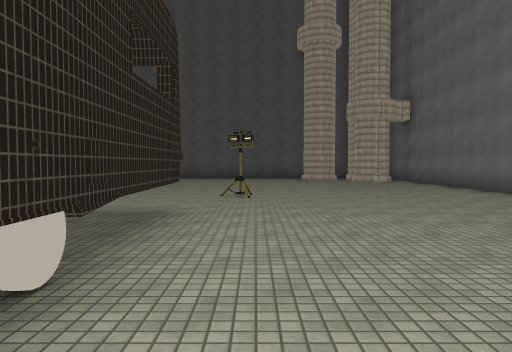
View 1 (above)

24 first-person views from a walk through a Unity game level. The camera is 1.4 m above the floor, tilts 2° down and sees 70° across. The floor is counted in squares, 2 m on a side. Each view is taken from the middle of a square. On the plan, view 1 faces up. The plan holds only what a view shows up to about 11 squares ahead; the rest is blank. The place goes on beyond the plan. The player character is not drawn. Some surface patterns are stand-ins.

View 2
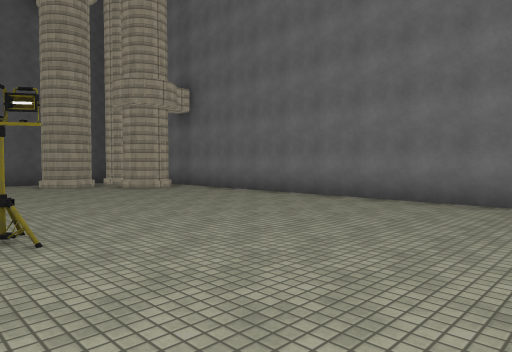

View 3
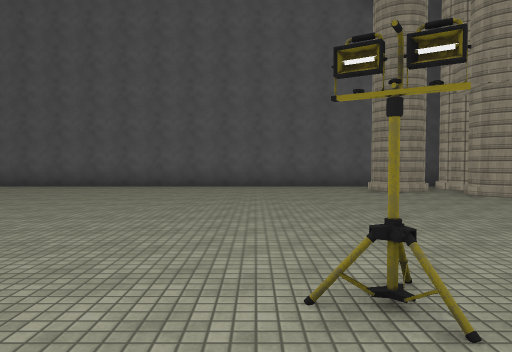

View 4
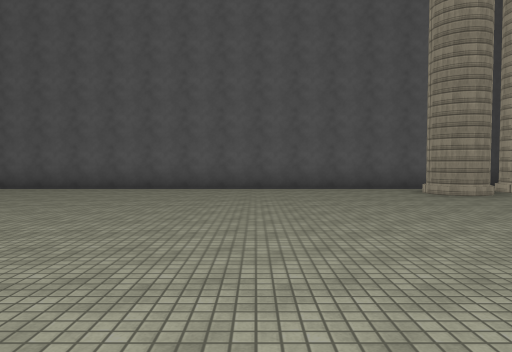

View 5
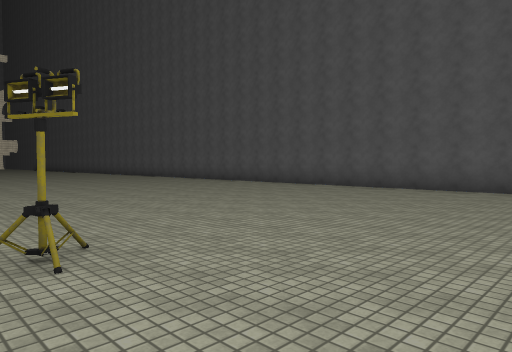

View 6
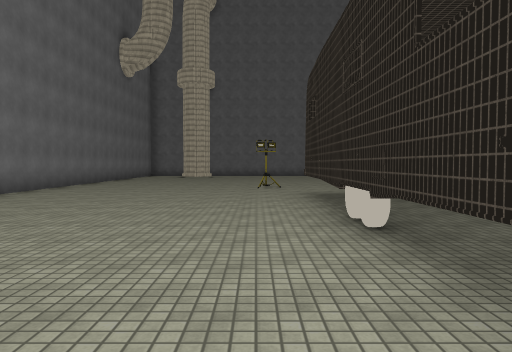

View 7
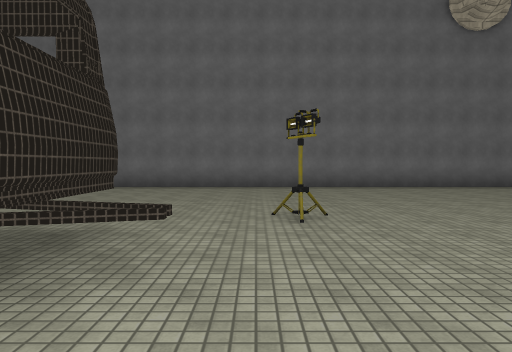

View 8
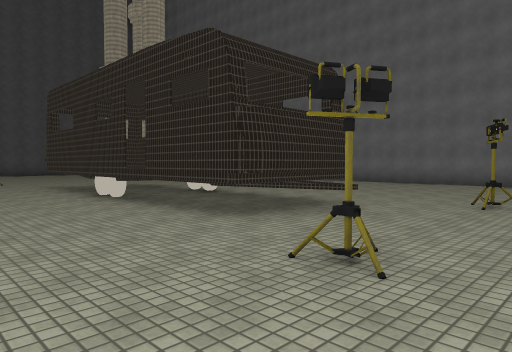

View 9
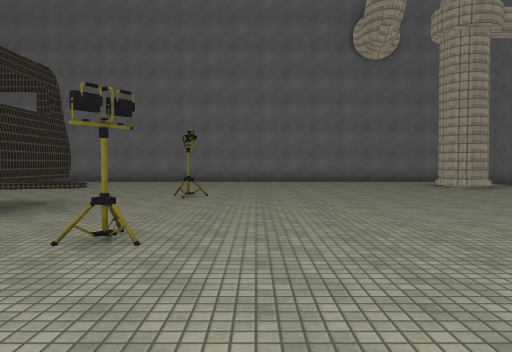

View 10
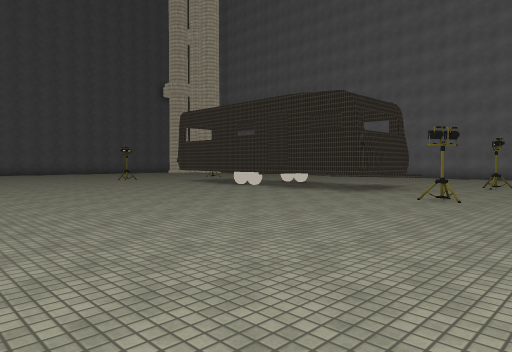

View 11
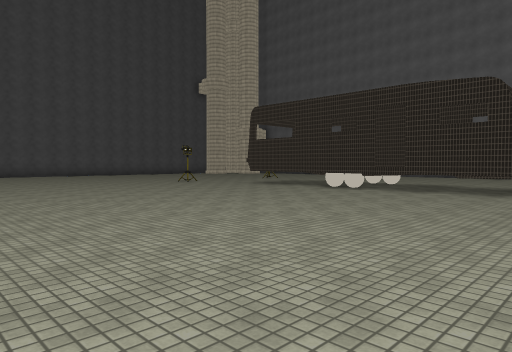

View 12
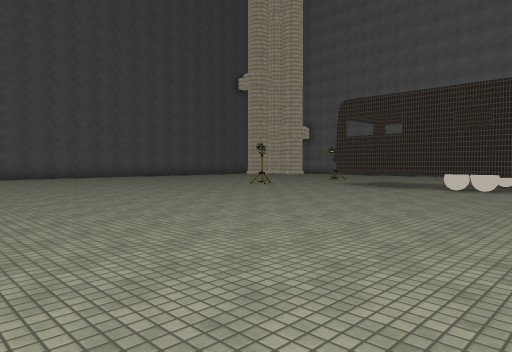

View 13
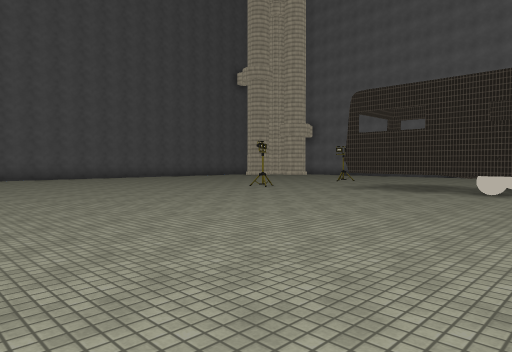

View 14
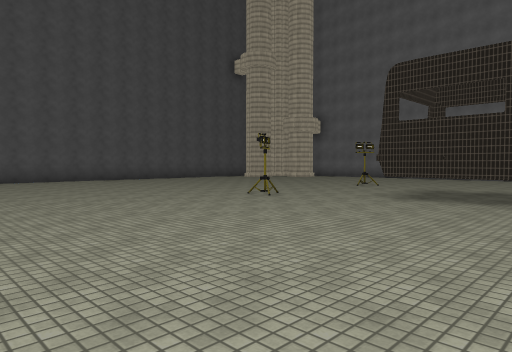

View 15
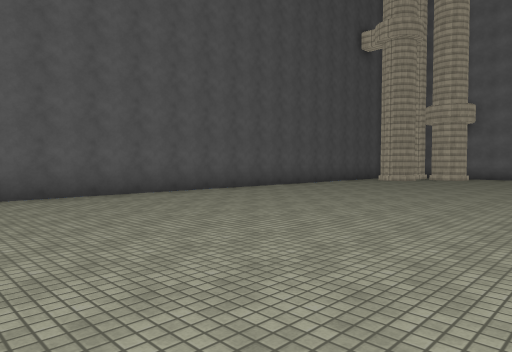

View 16
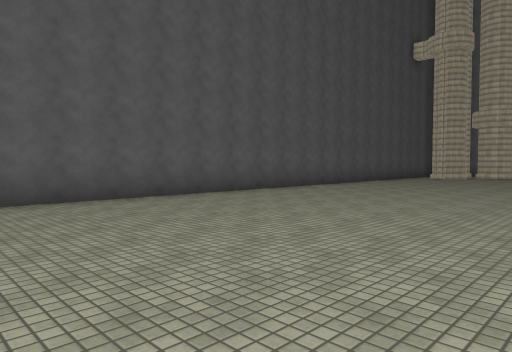

View 17
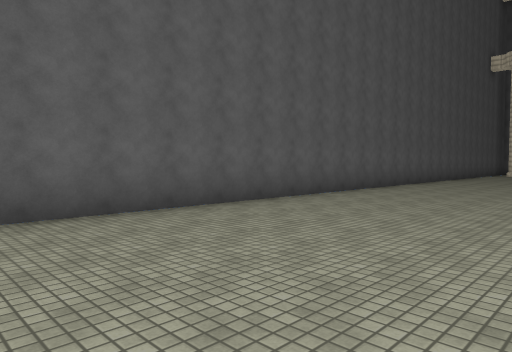

View 18
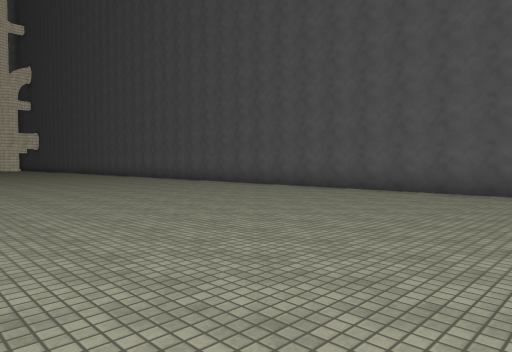

View 19
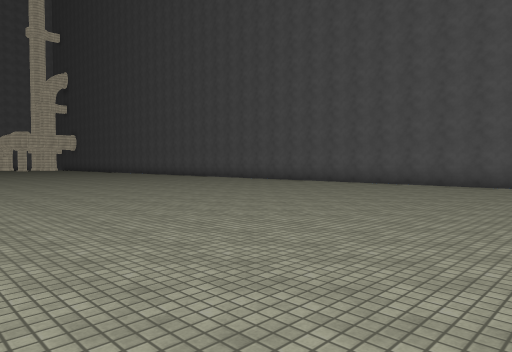

View 20
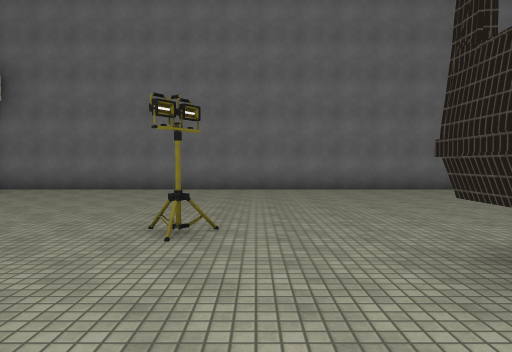

View 21
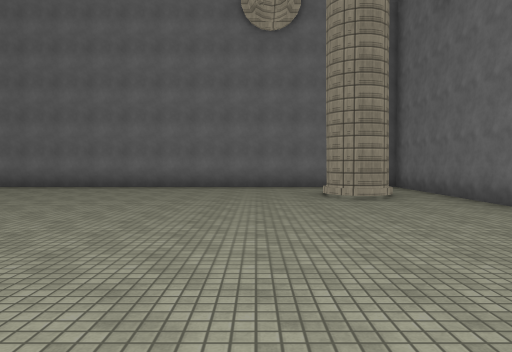

View 22
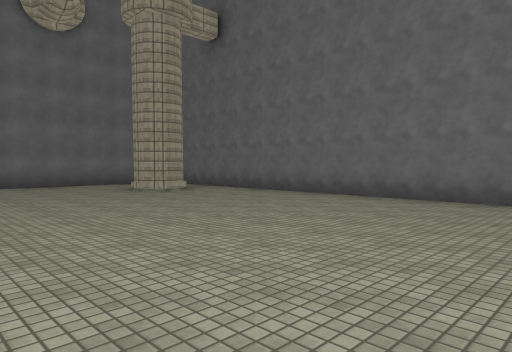

View 23
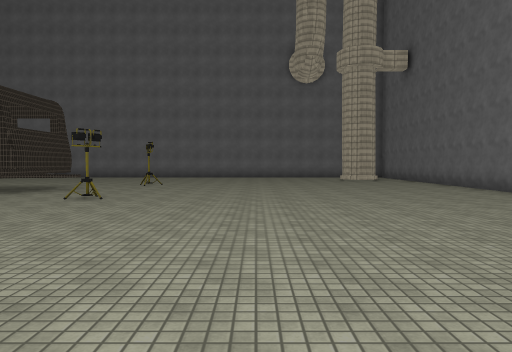

View 24
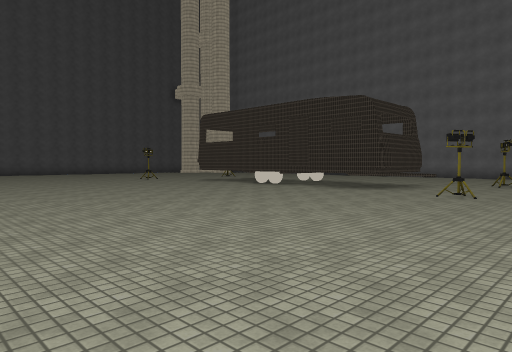

### Floor plan
Key: @ floor where view 1 was taken; # wall or solid block; . floor; ^ raised ledge; O other object.
Columns run from 25 left of view 1 to 6 right of it. Each row starts with its distance up from view 1.
 17     #########################
 16     ........................##
 15    .........................##
 14   ...........................###
 13  ..............................#
 12 ...............................#
 11 ...............................#
 10 ...............................#
  9 ...............................#
  8 ....................O....O.....#
  7 ...............................#
  6    ............................#
  5         .............^ #^......#
  4             ..........##.......#
  3             ..........##.......#
  2            ..........O# O......#
  1            ..........O##O..... #
  0            ...........^#.@.....#
 -1            ...........# ^......#
 -2             .........^^#^......#
 -3             ..........#........#
 -4             ...................#
 -5             ........O....O.....#
 -6             ...................#
 -7             ...................#
 -8              ..................#
 -9               .................#
-10                ................#
-11                  ..............#
-12                   ..........#..#
-13                     .........  #
-14                     ...........#

Positions as (right, up) in squares from view 1, and headings:
1: (0, 0), facing up
2: (-1, 4), facing up-right
3: (-1, 6), facing up
4: (-2, 7), facing up
5: (-2, 7), facing up-left
6: (0, 6), facing down
7: (-5, -4), facing right
8: (-7, -6), facing up-right
9: (-8, -6), facing right
10: (-12, -7), facing up-right
11: (-13, -4), facing up-right
12: (-14, -1), facing up-right
13: (-13, 0), facing up-right
14: (-11, 2), facing up-right
15: (-12, 9), facing up-right
16: (-15, 10), facing up-right
17: (-20, 12), facing up-right
18: (-14, 8), facing up-left
19: (-14, 5), facing up-left
20: (-4, 7), facing right
21: (-5, -10), facing right
22: (-6, -7), facing down-right
23: (-12, -8), facing right
24: (-13, -7), facing up-right
